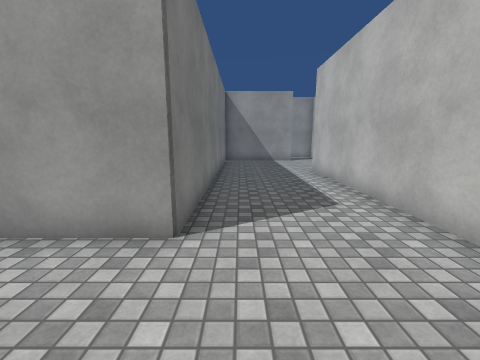
[1] (above)

20 first-person views from a walk through a Unity game level. The camera is 1.5 m above the floor, tilts 10° down and sees 90° across. The floor is counted in squares, 1 m on a side. Each view is taken from the middle of a square. On the plan, view 1 faces up. The plan holds only what a view shows up to about 13 squares ahead; the rest is blank. The place goes on beyond the plan. The player is left out. Surface patterns are stand-ins for the level's own textures.

[2]
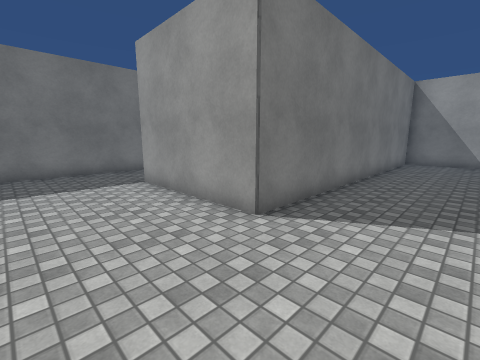

[3]
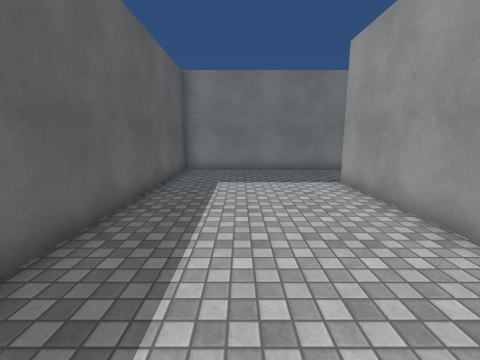

[4]
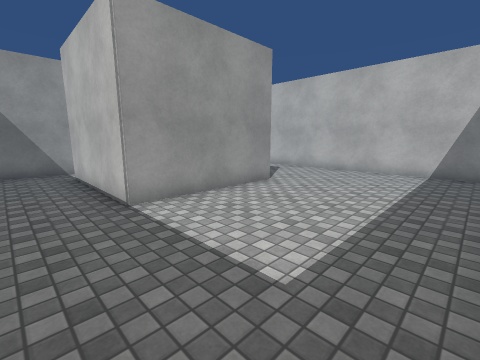

[5]
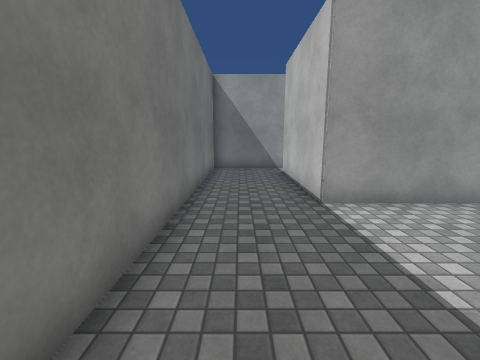

[6]
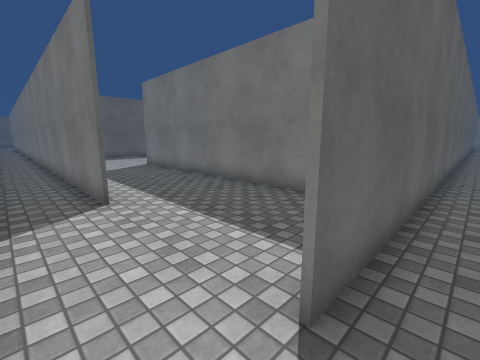

[7]
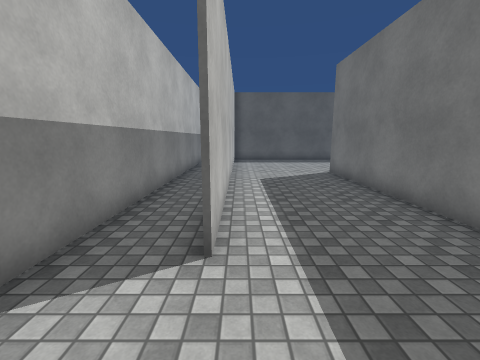

[8]
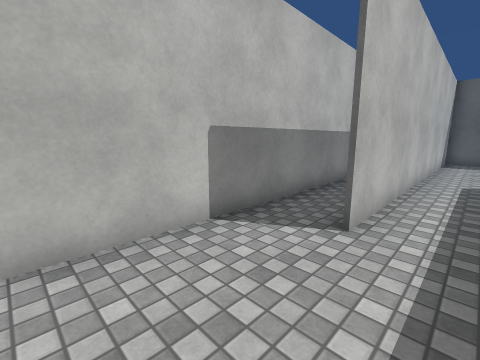

[9]
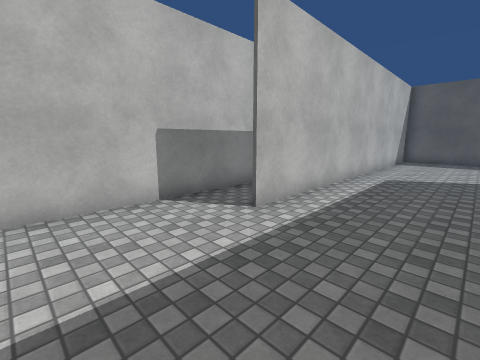

[10]
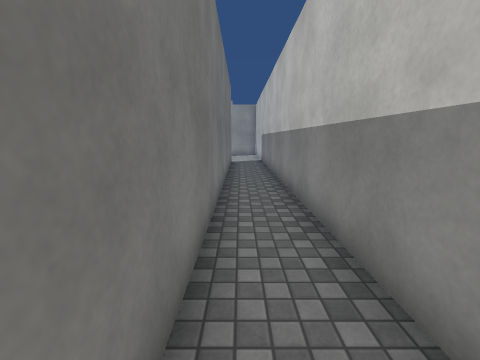

[11]
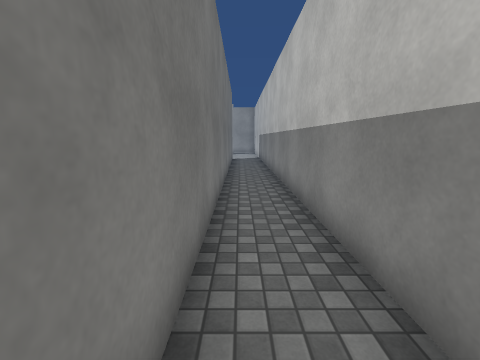

[12]
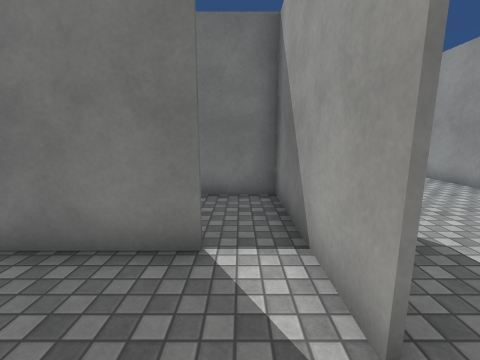

[13]
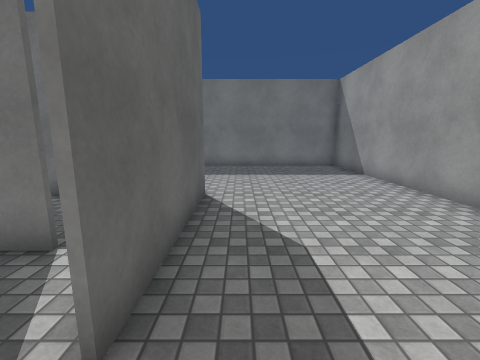

[14]
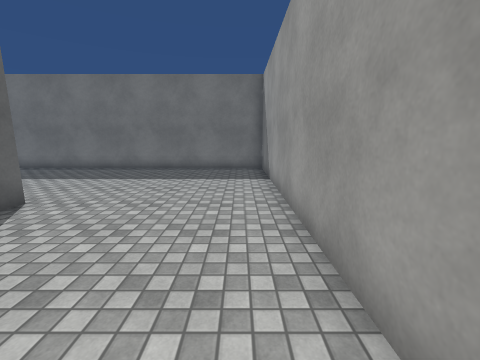

[15]
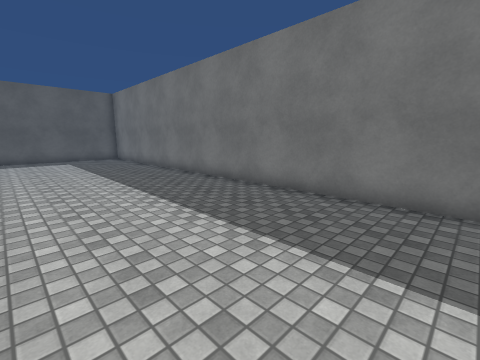

[16]
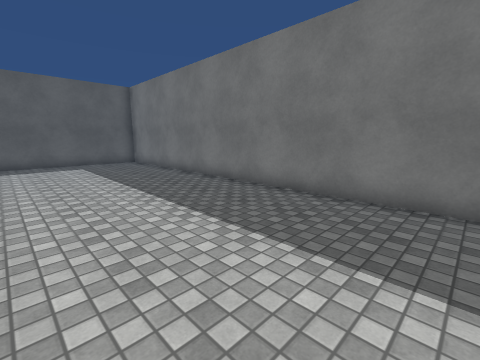

[17]
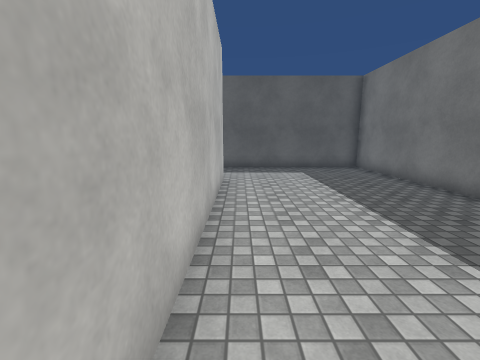

[18]
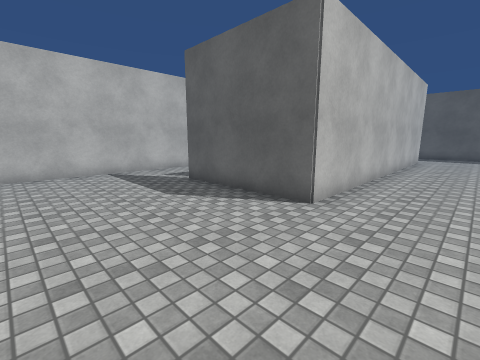

[19]
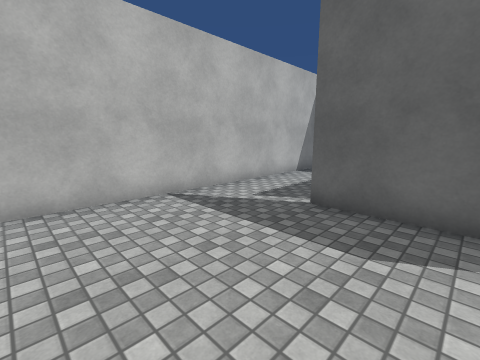

[20]
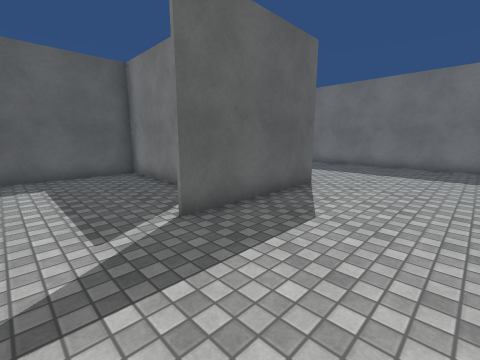

### Floor plan
Points are (right, up) in squares from view 1. A wall is a line through its corners. A room is listed if a view was taken in it or the views show most of it. See-through windows are left out.
Room 1 (views 1, 2, 3, 4, 5, 7, 8, 9, 10, 11)
walls: (3.4, -2.2) (3.4, 11.2); (5.4, -4.8) (5.4, 15.1); (-5.4, 10) (-9.3, 10) (-9.3, -2.6) (3.1, -2.6); (3.5, 11.2) (3.5, -5.6); (-1, 15.6) (-1, 3.4) (-6.1, 3.4) (-6.1, 8.5); (2.1, 16.1) (-0.6, 16.1)
ways out: opening at (4.5, 16) to room 2; opening at (-6, 9) to room 3
Room 2 (view 6)
walls: (-12.8, 16.2) (3.5, 16.2)
ways out: opening at (4.5, 16) to room 1
Room 3 (views 12, 13, 14, 15, 16, 17, 18, 19, 20)
walls: (-6, 8.5) (-6, 3.5) (-1.9, 3.5); (-4.2, 10) (-5.4, 10); (-1.1, 3.9) (-1.1, 15.1); (-9.4, -2.8) (-9.4, 10.1) (-4.2, 10.1); (-4.9, 16.1) (-16, 16.1) (-16, -6.3) (-10.6, -6.3)
ways out: opening at (-6, 9) to room 1; opening at (-9.5, -4.5)

Positions as (right, up) in squares from view 1, and headings:
1: (0, 0), facing up
2: (2, 0), facing up-left
3: (2, 0), facing left
4: (-8, -2), facing up-right
5: (-8, -2), facing up
6: (5, 17), facing down-left
7: (3, 14), facing down
8: (2, 15), facing down-right
9: (0, 15), facing down-right
10: (4, -4), facing up
11: (4, -6), facing up
12: (-3, 9), facing left
13: (-3, 11), facing left
14: (-4, 15), facing left
15: (-10, 12), facing down-left
16: (-10, 9), facing down-left
17: (-10, 6), facing down
18: (-12, 15), facing down-right
19: (-7, 15), facing down-right
20: (-2, 14), facing down-left
